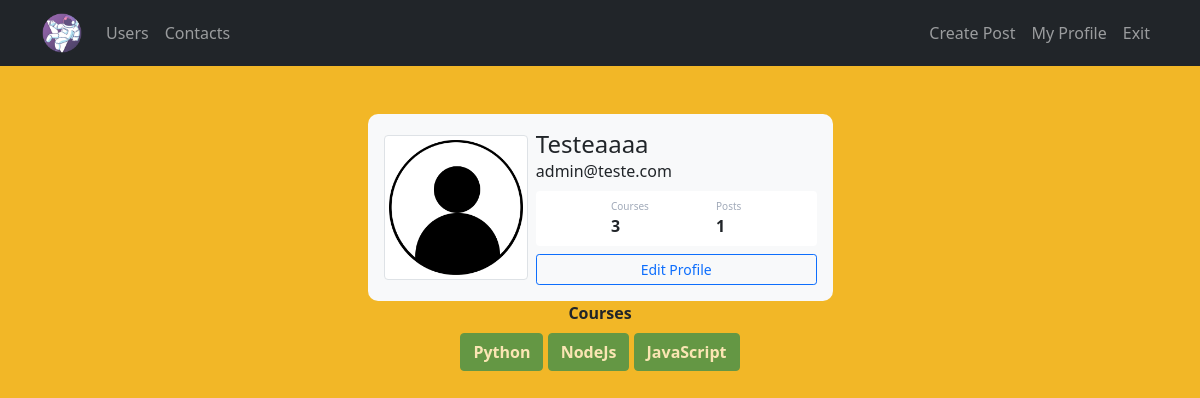
Page /profile (signed in) on the committed database.
### site_web/models.py (models this page shows)
class User(database.Model, UserMixin):
    id = database.Column(database.Integer, primary_key=True)
    username = database.Column(database.String, nullable=False)
    email = database.Column(database.String, nullable=False, unique=True)
    password = database.Column(database.String, nullable=False)
    profile_picture = database.Column(database.String, default='default.jpg')
    courses = database.Column(database.String, nullable=False, default='Not Informed')
    posts = database.relationship('Post', backref='author', lazy=True)
    def count_post(self):
        return len(self.posts)

### site_web/routes.py (the view)
@app.route("/profile")
@login_required
def profile():
    profile_picture = url_for('static', filename=f'media/{current_user.profile_picture}')
    return render_template("profile.html", profile_picture=profile_picture)

### site_web/models.py (called while the page is built)
@login_manager.user_loader
def load_user(id_user):
    return User.query.get(int(id_user))

### site_web/templates/profile.html (shortened to what this page needs)
{% extends 'base.html' %}
{% block body %}
<div class="container mt-5 d-flex justify-content-center">
  <div class="card p-3 col-5 border-0 bg-light">
    <div class="d-flex align-items-center">
        <img src="{{ profile_picture }}" class="rounded img-thumbnail col-md-4 me-2"/>
      <div class="col">
        <h4 class="mb-0 mt-0 text-capitalize">{{ current_user.username }}</h4>
        <span>{{ current_user.email }}</span>
        <div class="p-2 mt-2 bg-white d-flex justify-content-evenly rounded">
          <div class="d-flex flex-column">
            <span class="articles">Courses</span>
              {% if 'Not Informed' in current_user.courses or current_user.courses == '' %}
              <span class="fw-bold">0</span>
            {% else %}
              <span class="fw-bold">
                {{ current_user.courses.count(';') + 1 }}
              </span>
            {% endif %}
          </div>
          <div class="d-flex flex-column">
            <span class="rating">Posts</span>
            <span class="fw-bold">{{ current_user.count_post() }}</span>
          </div>
        </div>
        <div class="mt-2">
          <a href="{{ url_for('edit_profile')}}">
            <button class="btn btn-sm btn-outline-primary w-100">
              Edit Profile
            </button>
          </a>
        </div>
      </div>
    </div>
  </div>
</div>
<div class="container">
  <div class="row justify-content-center">
    <div class="col col-4 text-center">
      <strong>Courses</strong><br />
      {% if current_user.courses %}
        {% for course in current_user.courses.split(';') %}
          <button type="button" class="btn btn-success mt-2 fw-bolder" disabled>
            {{ course }}
          </button>
        {% endfor %}
      {% else %}
        <button type="button" class="btn btn-success mt-2 fw-bolder" disabled>
        No Courses Registered :(
        </button>
      {% endif %}
    </div>
  </div>
</div>
{% endblock body %}

### site_web/static/main.css (style rules this page uses)
#color01 { background-color: #f2b727; }
.card { border-radius: 10px; }
.articles { font-size: 10px; color: #a1aab9 }
.rating { font-size: 10px; color: #a1aab9 }

### rows in the picture
User: username "Testeaaaa", email "admin@teste.com", courses "3"

### other values in the picture
{{ current_user.count_post() }} "1"
{{ course }} "Python" "NodeJs" "JavaScript"
